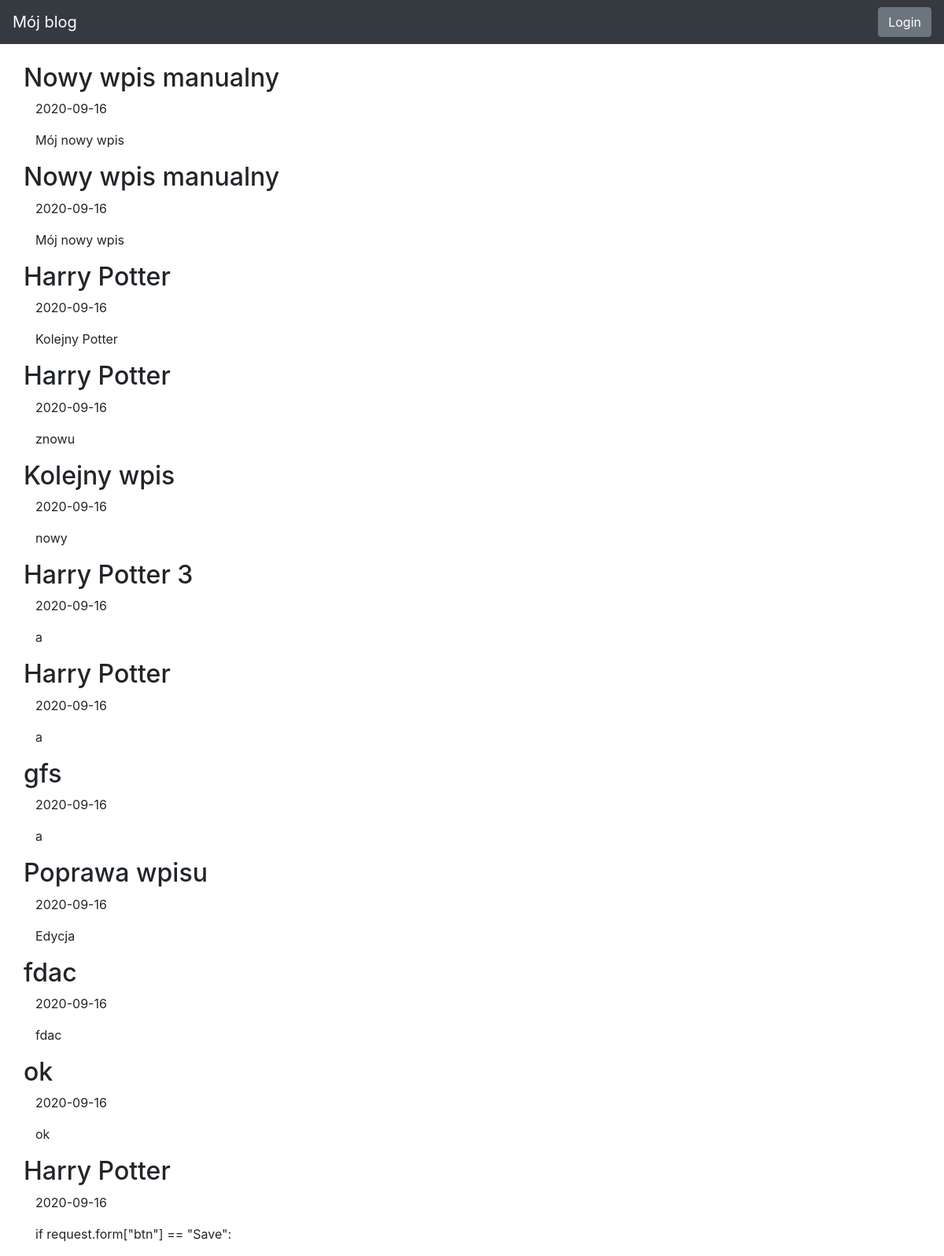
/blog, run on an earlier commit of the app's database.
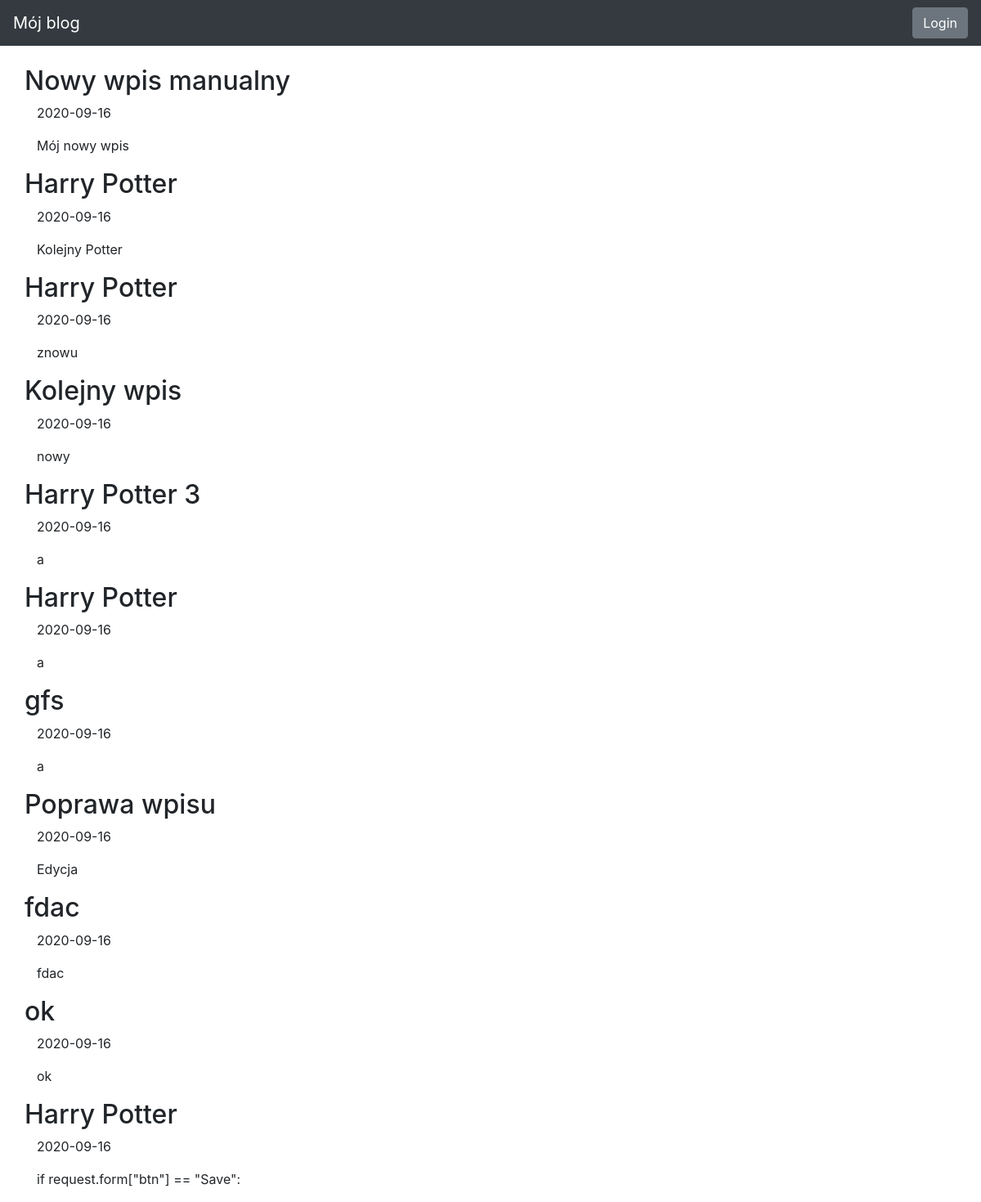
And on a later commit of the database.
### blog/models.py (models this page shows)
class Entry(db.Model):
   id = db.Column(db.Integer, primary_key=True)
   title = db.Column(db.String(80), nullable=False)
   body = db.Column(db.Text, nullable=False)
   pub_date = db.Column(db.DateTime, nullable=False,
       default=datetime.datetime.utcnow)
   is_published = db.Column(db.Boolean, default=False)

### blog/routes.py (the view)
@app.route("/blog", methods=["GET", "POST"])
def index():
   posts_list = services.load()
   if request.method == "POST":
      if request.form["btn"] == "Add New Post":
         return redirect(url_for("create_entry"))
   return render_template("homepage.html", all_posts=posts_list)

### blog/services.py (called while the page is built)
def load():
    posts_list = []
    for entry in models.Entry.query.all():
        temp_post = {}
        temp_post["title"] = entry.title
        temp_post["body"] = entry.body
        temp_post["pub_date"] = entry.pub_date
        temp_post["is_published"] = entry.is_published
        temp_post["id"] = entry.id
        if temp_post["is_published"]:
            posts_list.append(temp_post)
    return posts_list

### blog/templates/homepage.html (shortened to what this page needs)
{% extends "base.html" %}
{% block content %}
{% for post in all_posts %}
<div>
    <div class="row">
        <h2 class="d-inline-block">{{ post.title }}</h2>
    </div>
    <p>{{ post.pub_date.strftime('%Y-%m-%d') }} </p>
    <p>
        {{ post.body}}
    </p>
 </div>
{% endfor %}
{% endblock %}

### blog/templates/base.html (shortened to what this page needs)
<!doctype html>
<html lang="en">
<head>
 <link rel="stylesheet" href="https://stackpath.bootstrapcdn.com/bootstrap/4.5.0/css/bootstrap.min.css"
>
</head>
<body>
 <nav class="navbar navbar-expand-md navbar-dark bg-dark fixed-top">
   <a class="navbar-brand" href="#">Mój blog</a>
   <div class="collapse navbar-collapse" id="navbarsExampleDefault">
      {% if session.logged_in %}
        <form class="form-inline my-2 my-lg-0" method="POST" action="{{ url_for('logout') }}">
          <button class="btn btn-secondary my-2 my-sm-0" type="submit">Logout</button>
        </form>
      {% else %}
        <form class="form-inline my-2 my-lg-0" method="POST" action="{{ url_for('login') }}">
          <button class="btn btn-secondary my-2 my-sm-0" type="submit" action="{{ url_for('login') }}">Login</button>
        </form>
      {% endif %}
   </div>
 </nav>
 <main role="main" class="container">
   {% block content %}
   {% endblock %}
 </main>
</html>

### blog/templates/base.html (style rules this page uses)
body { padding-top: 5rem; }

What changed in the data, as far as the page shows it:
removed Entry: title "Nowy wpis manualny", pub_date "2020-09-16", body "Mój nowy wpis"
